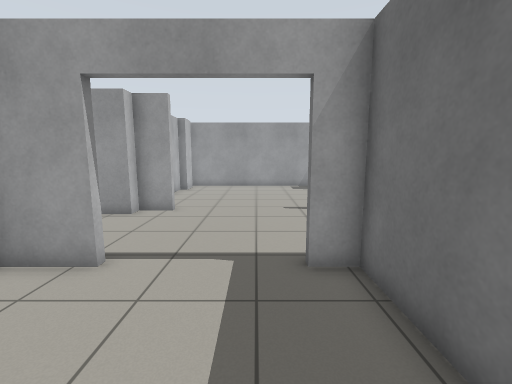
view 1 (above)

24 first-person views from a walk through a Gazebo world. The camera is 1.2 m above the floor, tilts 8° down and sees 90° across. The floor is counted in squares, 0.5 m on a side. Each view is taken from the middle of a square. On the plan, view 1 faces up. The plan holds only what a view shows up to about 17 squares ahead; the rest is blank. The place goes on beyond the plan.

view 2
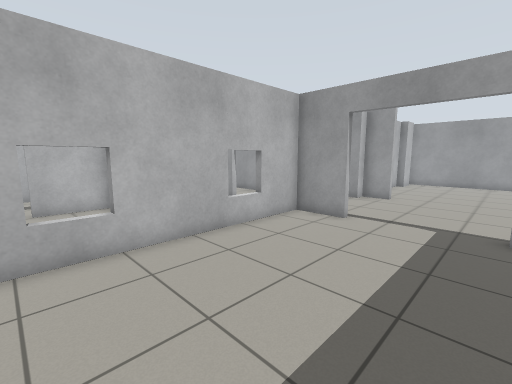

view 3
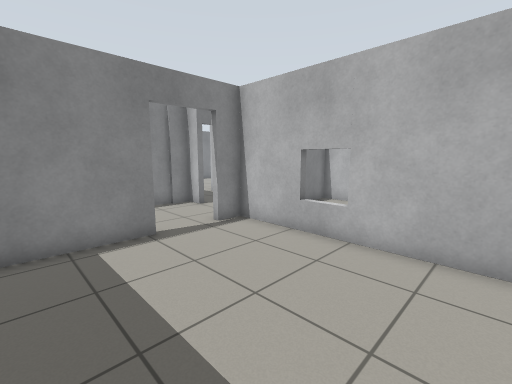

view 4
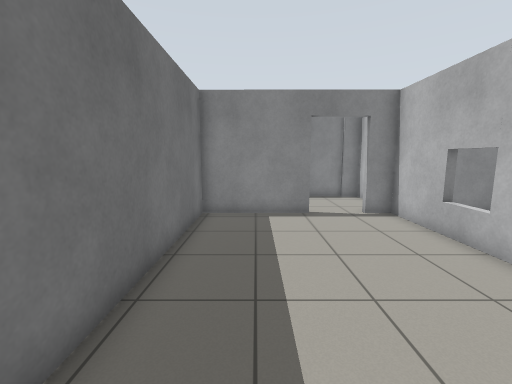

view 5
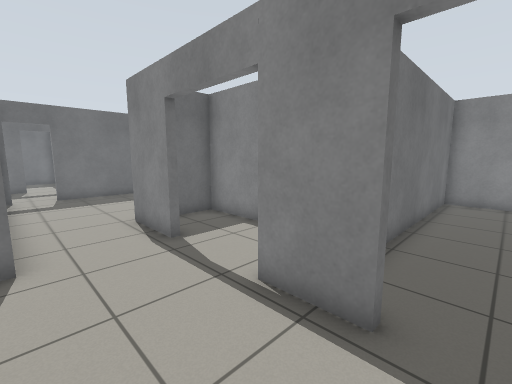

view 6
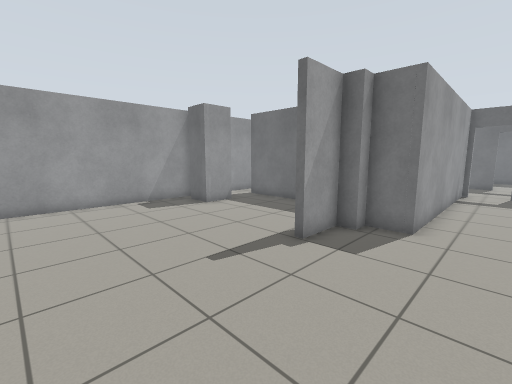

view 7
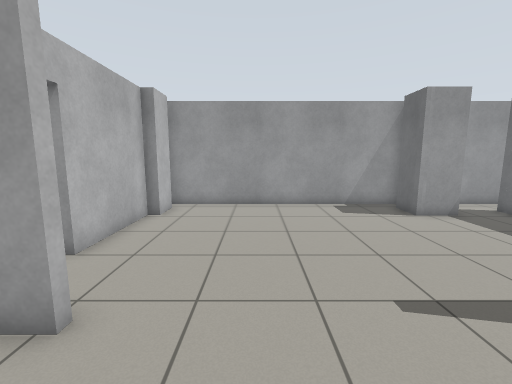

view 8
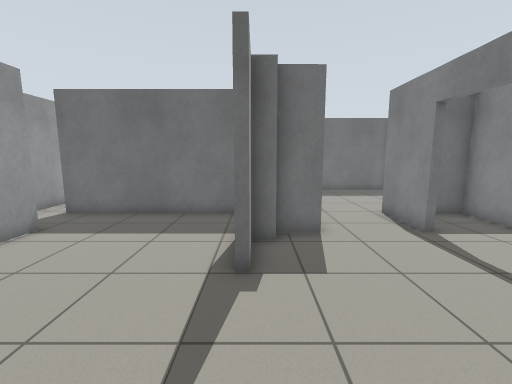

view 9
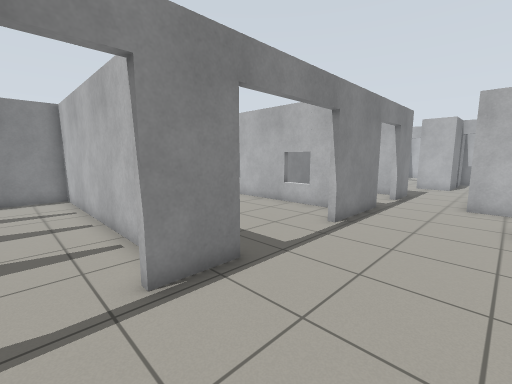

view 10
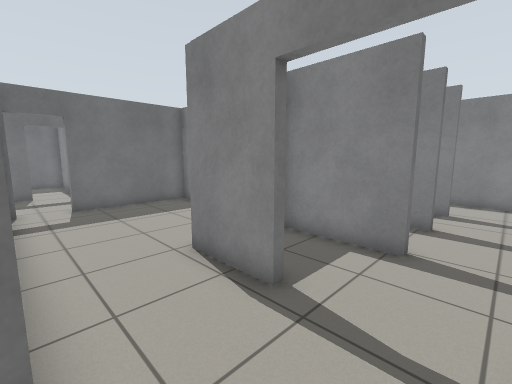

view 11
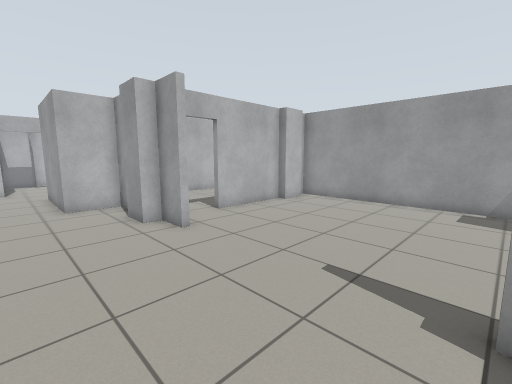

view 12
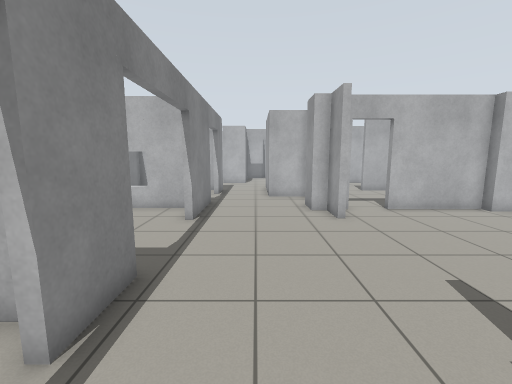

view 13
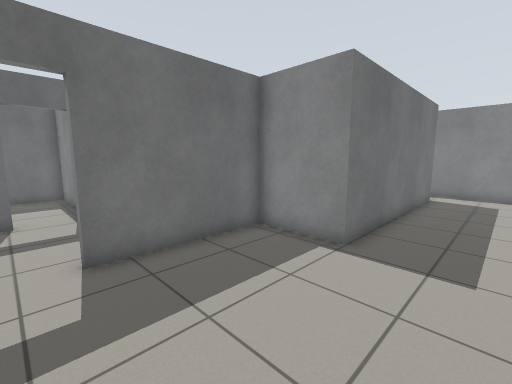

view 14
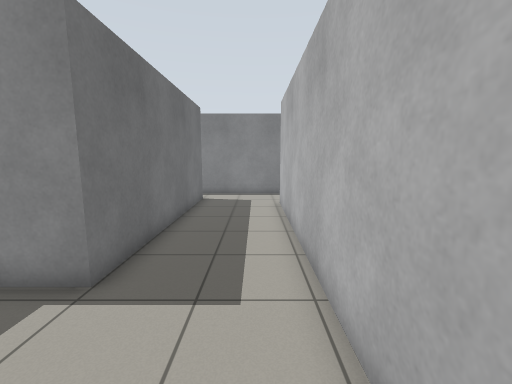

view 15
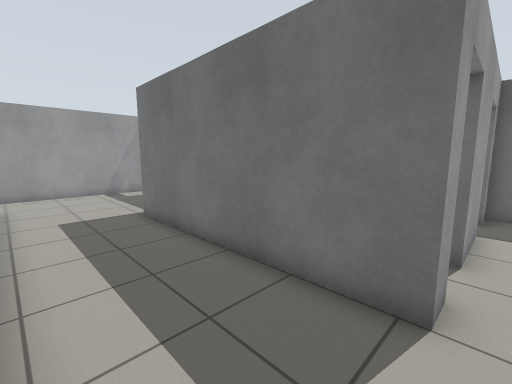

view 16
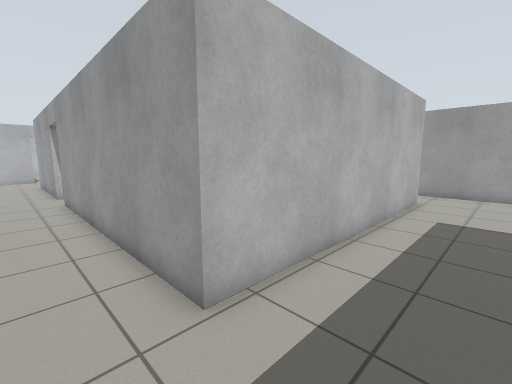

view 17
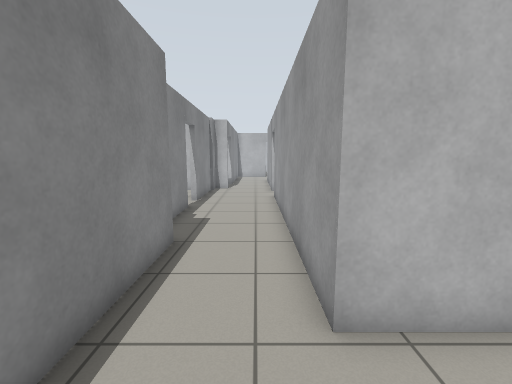

view 18
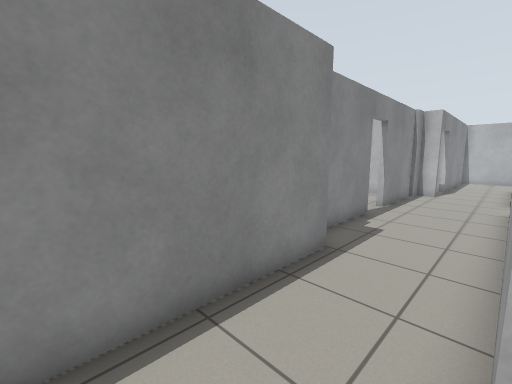

view 19
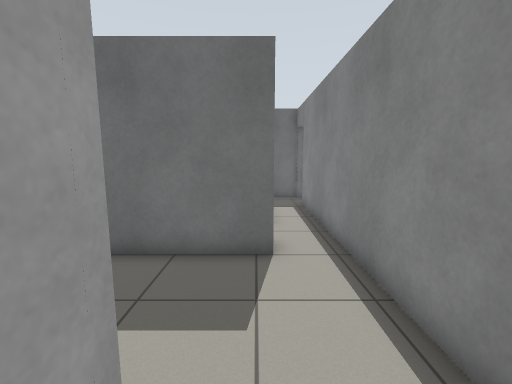

view 20
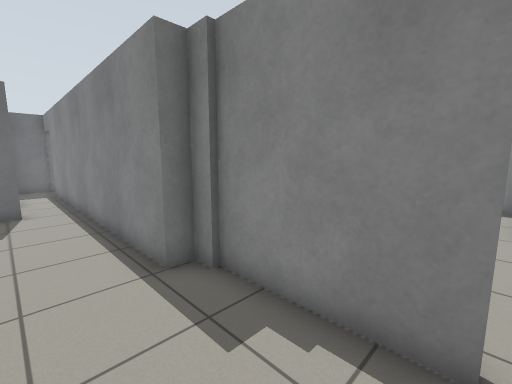

view 21
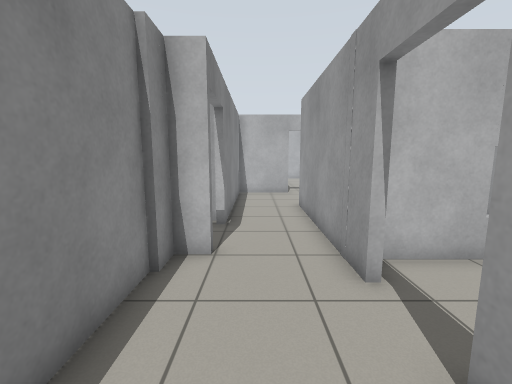

view 22
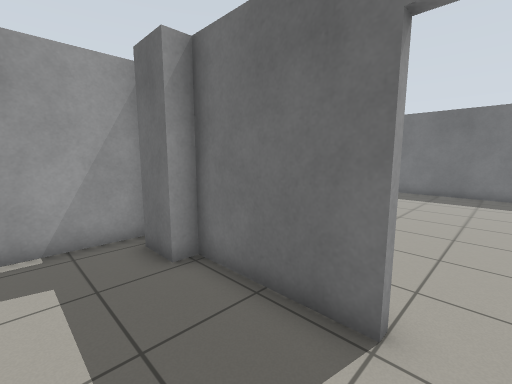

view 23
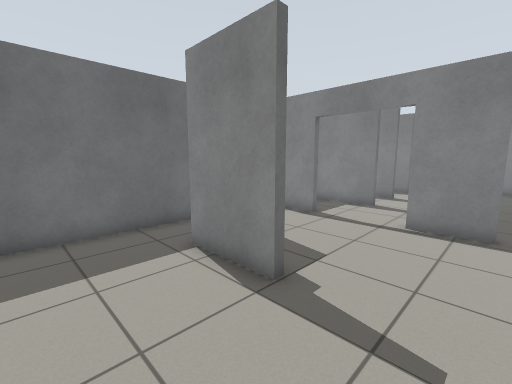

view 24
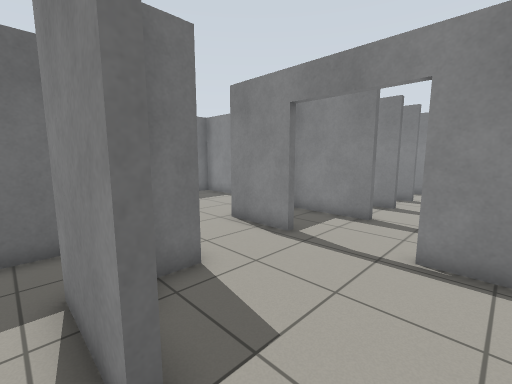

### Floor plan
Ten units are one square. View 1 is at (0, 0); x grows to the right and y downward. Boxes are objects, and circles mark ways between rooms. Rooms are numbered by the first view taken in them; rooms with no view inside come last. Other rooms are left out.
<svg viewBox="-101 -212 333 329">
<path fill="none" stroke="#000" d="M-23 66 23 66 23 -53 11 -53M-34 -53 -57 -53 -57 66 -46 66M40 -114 71 -114M-36 -112 -52 -112M61 -112 40 -112M-52 -105 -67 -105M11 -56 34 -56M72 -181 55 -181 55 -197M-54 -181 -54 -139M95 -99 95 -175M-49 -199 -49 -181M61 -207 -55 -207M-81 -110 -91 -110 -91 -88 -95 -88M69 -56 98 -56M105 -90 68 -90 68 -105 61 -105M-75 -56 -34 -56M150 84 140 84 140 -16 172 -16 172 -69M98 -56 98 69 -23 69M52 110 61 110 61 103 209 103M199 84 167 84M10 112 54 112M172 -90 105 -90M227 107 227 84 216 84M-46 69 -96 69M-51 112 -8 112M-60 100 -60 110 -50 110M-95 101 -88 101M-64 -181 -64 -198M-57 -139 -57 -181M-60 -207 -93 -207"/>
<circle cx="-12" cy="-54" r="3" fill="#2a7"/>
<circle cx="-35" cy="70" r="3" fill="#2a7"/>
<circle cx="95" cy="-75" r="3" fill="#2a7"/>
<circle cx="-57" cy="-133" r="3" fill="#2a7"/>
<text x="-20" y="10">1</text>
<text x="10" y="-130">2</text>
<text x="110" y="30">3</text>
<text x="-80" y="-160">4</text>
</svg>
Room 1 opens to room 2. Room 1 opens to room 3. Room 2 opens to room 3. Room 2 opens to room 4.

Where each view was taken, in squares from view 1:
view 1: 0 up, 0 right, facing up
view 2: 4 down, 1 right, facing up-left
view 3: 1 up, 1 right, facing down-left
view 4: 4 up, 0 right, facing down
view 5: 9 up, 0 right, facing down-right
view 6: 7 up, 2 left, facing up-right
view 7: 8 up, 1 left, facing up
view 8: 11 up, 1 left, facing right
view 9: 10 up, 5 right, facing down-left
view 10: 9 up, 4 right, facing down-right
view 11: 7 up, 4 right, facing up-left
view 12: 8 up, 6 right, facing left
view 13: 8 up, 11 right, facing down-right
view 14: 6 up, 11 right, facing down
view 15: 9 down, 10 right, facing up-right
view 16: 9 down, 13 right, facing up-left
view 17: 8 down, 13 right, facing left
view 18: 7 down, 12 right, facing down-left
view 19: 8 down, 8 right, facing right
view 20: 8 down, 1 right, facing down-right
view 21: 9 down, 0 right, facing left
view 22: 13 up, 9 left, facing up-right
view 23: 15 up, 1 right, facing down-right
view 24: 12 up, 2 right, facing down-right
